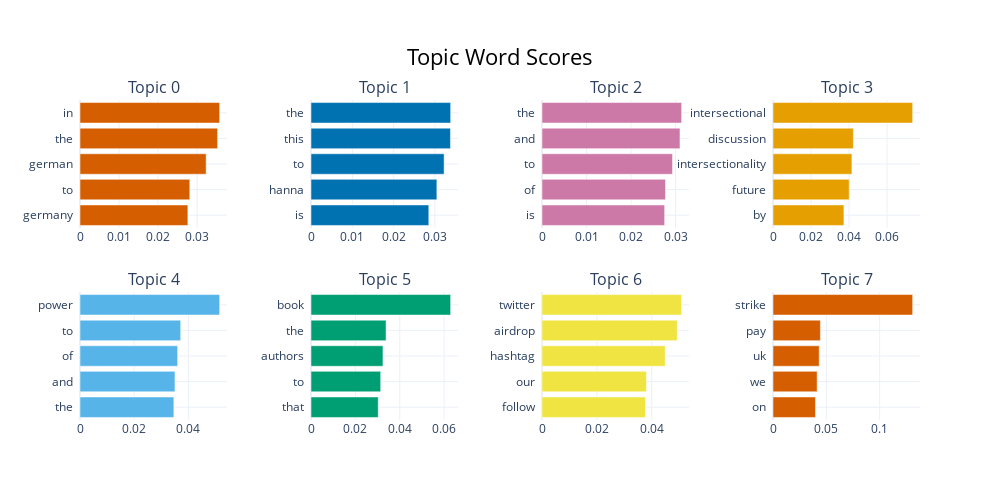

The notebook cell saved with this chart:
### Code cell
#topic reduction
en_model = BERTopic(verbose=True, language="German",nr_topics=20) 
en_docs = en_df.text.to_list()

en_topics, en_probabilities = en_model.fit_transform(en_docs)

en_model.visualize_barchart()

### Figure 1 — Plotly figure (JSON) as saved in the notebook; plotly's stock layout.template omitted (floating-point values rounded to 4 significant figures)
{"data": [{"marker": {"color": "#D55E00"}, "orientation": "h", "type": "bar", "x": [0.02762, 0.02811, 0.0323, 0.03523, 0.03576], "xaxis": "x", "y": ["germany  ", "to  ", "german  ", "the  ", "in  "], "yaxis": "y"}, {"marker": {"color": "#0072B2"}, "orientation": "h", "type": "bar", "x": [0.02853, 0.03048, 0.03224, 0.03377, 0.03382], "xaxis": "x2", "y": ["is  ", "hanna  ", "to  ", "this  ", "the  "], "yaxis": "y2"}, {"marker": {"color": "#CC79A7"}, "orientation": "h", "type": "bar", "x": [0.02755, 0.02774, 0.02932, 0.03099, 0.03137], "xaxis": "x3", "y": ["is  ", "of  ", "to  ", "and  ", "the  "], "yaxis": "y3"}, {"marker": {"color": "#E69F00"}, "orientation": "h", "type": "bar", "x": [0.03731, 0.04009, 0.04151, 0.04228, 0.07347], "xaxis": "x4", "y": ["by  ", "future  ", "intersectionality  ", "discussion  ", "intersectional  "], "yaxis": "y4"}, {"marker": {"color": "#56B4E9"}, "orientation": "h", "type": "bar", "x": [0.03464, 0.03505, 0.03604, 0.03716, 0.05154], "xaxis": "x5", "y": ["the  ", "and  ", "of  ", "to  ", "power  "], "yaxis": "y5"}, {"marker": {"color": "#009E73"}, "orientation": "h", "type": "bar", "x": [0.0303, 0.03141, 0.03243, 0.03383, 0.06294], "xaxis": "x6", "y": ["that  ", "to  ", "authors  ", "the  ", "book  "], "yaxis": "y6"}, {"marker": {"color": "#F0E442"}, "orientation": "h", "type": "bar", "x": [0.03774, 0.03806, 0.04491, 0.0493, 0.05089], "xaxis": "x7", "y": ["follow  ", "our  ", "hashtag  ", "airdrop  ", "twitter  "], "yaxis": "y7"}, {"marker": {"color": "#D55E00"}, "orientation": "h", "type": "bar", "x": [0.03986, 0.04139, 0.0433, 0.04442, 0.1309], "xaxis": "x8", "y": ["on  ", "we  ", "uk  ", "pay  ", "strike  "], "yaxis": "y8"}], "layout": {"annotations": [{"font": {"size": 16}, "showarrow": false, "text": "Topic 0", "x": 0.0875, "xanchor": "center", "xref": "paper", "y": 1, "yanchor": "bottom", "yref": "paper"}, {"font": {"size": 16}, "showarrow": false, "text": "Topic 1", "x": 0.3625, "xanchor": "center", "xref": "paper", "y": 1, "yanchor": "bottom", "yref": "paper"}, {"font": {"size": 16}, "showarrow": false, "text": "Topic 2", "x": 0.6375, "xanchor": "center", "xref": "paper", "y": 1, "yanchor": "bottom", "yref": "paper"}, {"font": {"size": 16}, "showarrow": false, "text": "Topic 3", "x": 0.9125, "xanchor": "center", "xref": "paper", "y": 1, "yanchor": "bottom", "yref": "paper"}, {"font": {"size": 16}, "showarrow": false, "text": "Topic 4", "x": 0.0875, "xanchor": "center", "xref": "paper", "y": 0.4, "yanchor": "bottom", "yref": "paper"}, {"font": {"size": 16}, "showarrow": false, "text": "Topic 5", "x": 0.3625, "xanchor": "center", "xref": "paper", "y": 0.4, "yanchor": "bottom", "yref": "paper"}, {"font": {"size": 16}, "showarrow": false, "text": "Topic 6", "x": 0.6375, "xanchor": "center", "xref": "paper", "y": 0.4, "yanchor": "bottom", "yref": "paper"}, {"font": {"size": 16}, "showarrow": false, "text": "Topic 7", "x": 0.9125, "xanchor": "center", "xref": "paper", "y": 0.4, "yanchor": "bottom", "yref": "paper"}], "height": 500, "hoverlabel": {"bgcolor": "white", "font": {"family": "Rockwell", "size": 16}}, "showlegend": false, "title": {"font": {"color": "Black", "size": 22}, "text": "Topic Word Scores", "x": 0.5, "xanchor": "center", "yanchor": "top"}, "width": 1000, "xaxis": {"anchor": "y", "domain": [0, 0.175], "showgrid": true}, "xaxis2": {"anchor": "y2", "domain": [0.275, 0.45], "showgrid": true}, "xaxis3": {"anchor": "y3", "domain": [0.55, 0.725], "showgrid": true}, "xaxis4": {"anchor": "y4", "domain": [0.825, 1], "showgrid": true}, "xaxis5": {"anchor": "y5", "domain": [0, 0.175], "showgrid": true}, "xaxis6": {"anchor": "y6", "domain": [0.275, 0.45], "showgrid": true}, "xaxis7": {"anchor": "y7", "domain": [0.55, 0.725], "showgrid": true}, "xaxis8": {"anchor": "y8", "domain": [0.825, 1], "showgrid": true}, "yaxis": {"anchor": "x", "domain": [0.6, 1], "showgrid": true}, "yaxis2": {"anchor": "x2", "domain": [0.6, 1], "showgrid": true}, "yaxis3": {"anchor": "x3", "domain": [0.6, 1], "showgrid": true}, "yaxis4": {"anchor": "x4", "domain": [0.6, 1], "showgrid": true}, "yaxis5": {"anchor": "x5", "domain": [0, 0.4], "showgrid": true}, "yaxis6": {"anchor": "x6", "domain": [0, 0.4], "showgrid": true}, "yaxis7": {"anchor": "x7", "domain": [0, 0.4], "showgrid": true}, "yaxis8": {"anchor": "x8", "domain": [0, 0.4], "showgrid": true}}}
